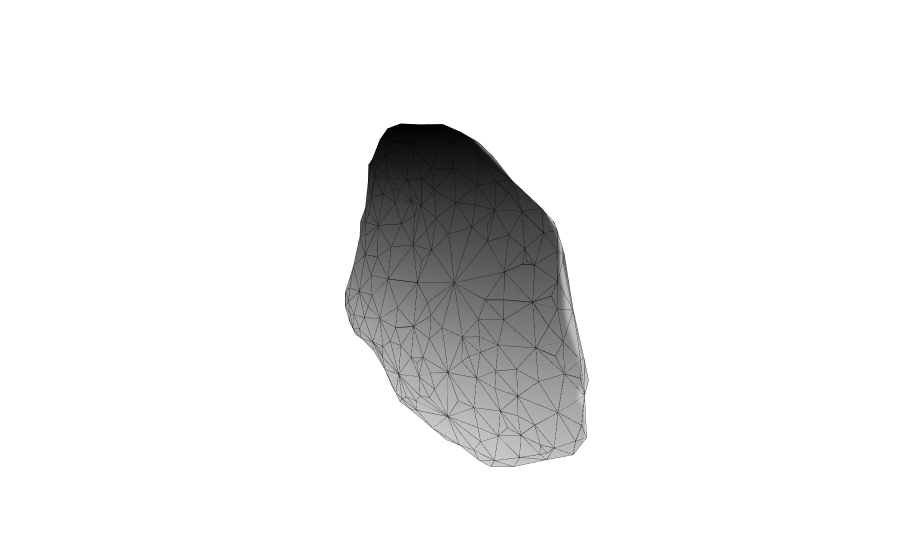

The code cell stored with this chart in its notebook:
### Code cell
import trimesh
figure_path = "/media/nick/hdd02/Cole Trapnell's Lab Dropbox/Nick Lammers/Nick/pecfin_dynamics/figures/fin_stats/"

mesh_id = 44
time_int = 0
plot_hull = fin_surf_list[mesh_id]
plot_hull = trimesh.smoothing.filter_laplacian(plot_hull, iterations=2)

frame_dir = os.path.join(figure_path, f"fin_mesh_frames_well{mesh_id:04}_time{time_int:04}_shh", "")
if not os.path.isdir(frame_dir):
    os.makedirs(frame_dir)

angle_vec = np.linspace(1.25*np.pi, 3.25*np.pi, 50)
fig = make_rotating_figure(plot_hull, angle_vec, frame_dir, colormap="Greys")#"PuRd")#"Greys")

fig.show()

### Figure 1 — Plotly figure (JSON) as saved in the notebook; plotly's stock layout.template omitted (floating-point values rounded to 4 significant figures; data arrays with more than 128 entries replaced by an {"elided": "..."} marker saying what was removed)
{"data": [{"colorscale": [[0, "rgb(255,255,255)"], [0.125, "rgb(240,240,240)"], [0.25, "rgb(217,217,217)"], [0.375, "rgb(189,189,189)"], [0.5, "rgb(150,150,150)"], [0.625, "rgb(115,115,115)"], [0.75, "rgb(82,82,82)"], [0.875, "rgb(37,37,37)"], [1, "rgb(0, 0, 0)"]], "i": {"elided": "754 int values"}, "intensity": {"elided": "375 float values"}, "j": {"elided": "754 int values"}, "k": {"elided": "754 int values"}, "lighting": {"specular": 0.5}, "opacity": 1, "showscale": false, "type": "mesh3d", "x": {"elided": "375 float values"}, "y": {"elided": "375 float values"}, "z": {"elided": "375 float values"}}, {"line": {"color": "rgba(0, 0, 0, 1)", "width": 1}, "mode": "lines", "name": "", "type": "scatter3d", "x": {"elided": "3770 float values"}, "y": {"elided": "3770 float values"}, "z": {"elided": "3770 float values"}}], "layout": {"autosize": true, "coloraxis": {"showscale": false}, "scene": {"aspectmode": "data", "aspectratio": {"x": 0.421, "y": 1.549, "z": 1.534}, "camera": {"eye": {"x": -1.414, "y": -1.414, "z": 0.6}}, "dragmode": "orbit", "xaxis": {"showticklabels": false, "title": {"text": ""}, "type": "linear", "visible": false}, "yaxis": {"showticklabels": false, "title": {"text": ""}, "type": "linear", "visible": false}, "zaxis": {"showticklabels": false, "title": {"text": ""}, "type": "linear", "visible": false}}}}
